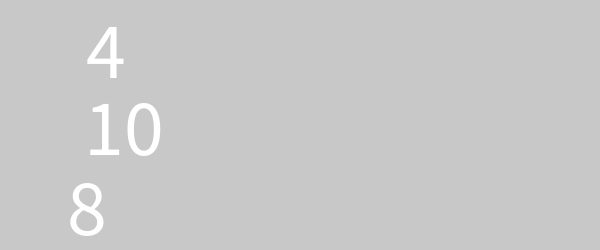
Frame 1 (no input)
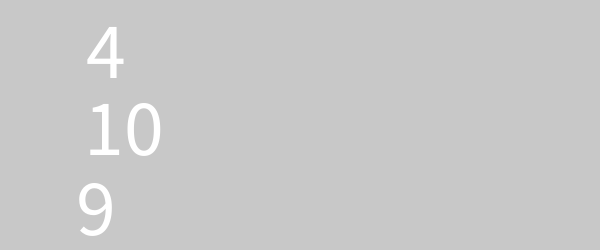
Frame 60 (the mouse pressed at the canvas centre just before this capture)
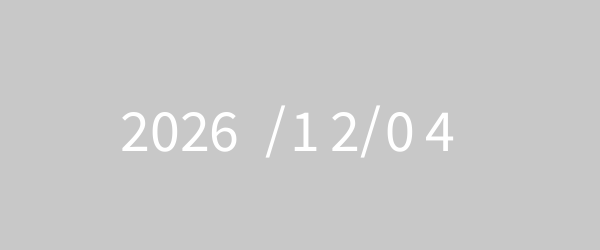
Frame 120 (the mouse held since frame 60 and released just before this capture)

The Processing sketch that drew these frames (run headless with seeded random() and noise(); from frame 60 on, the mouse is pressed at the canvas centre):

// Processing sketch: clock
// ── clock.pde
int MODE = 0;
int mon;
int mon1,mon10;
int day;
int day1,day10;

void setup(){
  size(600, 250);
  mon = month();
  mon10 = mon/10;
  mon1 = mon%10;
  day = day();
  day10 = day/10;
  day1 = day%10;
}

void draw(){
  background(200, 200, 200);
  fill(255);
  if (count == second()){
    MODE = 0;
  }
  switch (MODE){
    case 0:
    {
      textSize(80);
      text(second(),second()*8.4, height/2 + 110);
      text(minute(),minute()*8.4, height/2 + 30);
      text(hour(),hour()*21.5, height/2 - 47);
    }break;
    
    case 1:
    {
      textSize(60);
      text(year(),width/2-180,height/2+26);
      text("/",width/2-35,height/2+23);
      text(mon10,width/2-10,height/2+26);
      text(mon1,width/2+30,height/2+26);
      text("/",width/2+60,height/2+23);
      text(day10,width/2+85,height/2+26);
      text(day1,width/2+125,height/2+26);
    }
  }
}

int count;

void mousePressed(){
  MODE = 1;
  count = (second()+3)%60;
  println(count);
}
